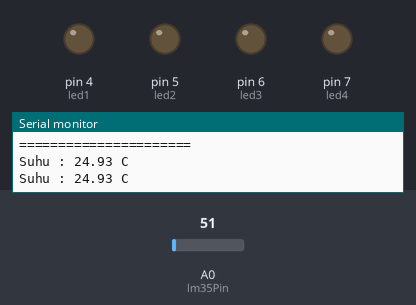
Simulated run of this sketch. Board: Arduino Uno, built with avr-gcc and run on an emulated ATmega328P. Parts: output pins drawn as LEDs (lit = HIGH), the last lines printed to the serial monitor. The test bench sets the inputs (shaded band); at power-on: A0 (lm35Pin) = 51. WiFi joins after 1.5 s; servers stay silent unless stated.

Above: at 1.5 s.
1.6 s: A0 (lm35Pin) set to 57
3.5 s: A0 (lm35Pin) set to 65
At 4.9 s:
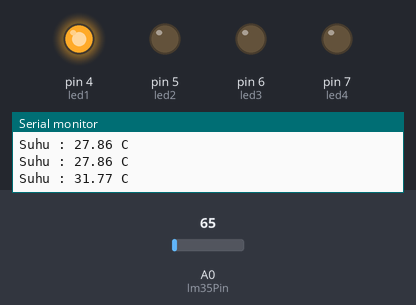
5.8 s: A0 (lm35Pin) set to 86
At 7.5 s:
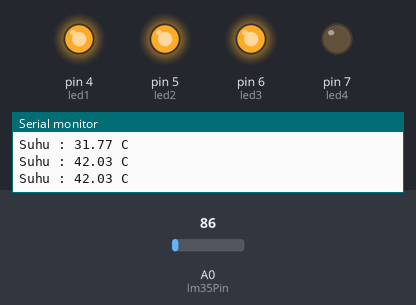
7.8 s: A0 (lm35Pin) set to 98
At 9.3 s:
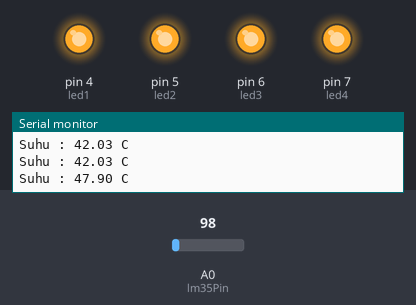
9.8 s: A0 (lm35Pin) set to 71
At 10.8 s:
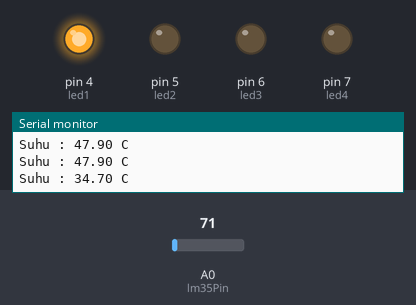
11.8 s: A0 (lm35Pin) set to 61
At 13.6 s:
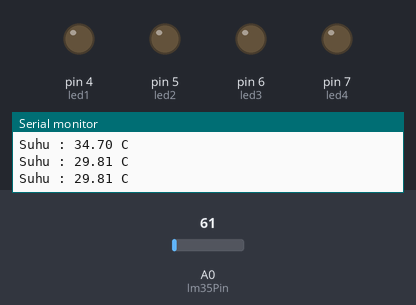
Timing chart, 0 to 14.8 s (numbered marks = the images above; inputs shaded):
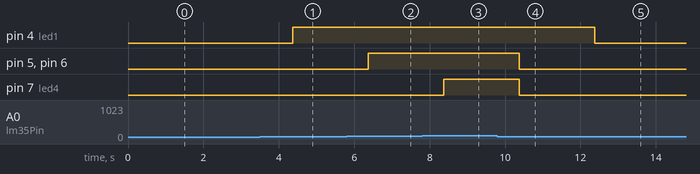

Measured:
- the behaviour switches between 61 and 62 on A0 (lm35Pin) (found by bisection; images 0 and 1)
- the behaviour switches between 92 and 93 on A0 (lm35Pin) (found by bisection; images 2 and 3)
- after the input at 3.5 s, pin 4 (led1): LOW → HIGH after 0.87 s
- after the input at 5.8 s, pin 5 (led2), pin 6 (led3): LOW → HIGH after 0.57 s
- after the input at 7.8 s, pin 7 (led4): LOW → HIGH after 0.57 s
- after the input at 9.8 s, pin 5 (led2), pin 6 (led3), pin 7 (led4): HIGH → LOW after 0.58 s
- after the input at 11.8 s, pin 4 (led1): HIGH → LOW after 0.58 s

The sketch:

Tugas13_Kelompok_IoT.ino
```cpp
#include <UIPEthernet.h>
#include <SPI.h>
#include <avr/pgmspace.h>

// ----------------------------------------
// Konfigurasi MAC dan IP Address
byte mac[] = { 0xDE, 0xAD, 0xBE, 0xEF, 0xFE, 0xED };
IPAddress ip(169, 254, 59, 4);     // IP static
IPAddress gateway(169, 254, 59, 3); // Gateway dummy (tidak wajib)

// Buat web server di port 80
EthernetServer server(80);
// ----------------------------------------

// LED Pins
const int led1 = 4;
const int led2 = 5;
const int led3 = 6;
const int led4 = 7;

// LM35 sensor pin
const int lm35Pin = A0;

// HTML Header disimpan di PROGMEM
const char headerHTML[] PROGMEM =
  "HTTP/1.1 200 OK\r\n"
  "Content-Type: text/html\r\n\r\n"
  "<html><head><title>Data Mahasiswa</title></head><body>"
  "<h2>Dibuat oleh: Kelompok</h2>"
  "<h3>Anggota 1</h3>"
  "<p>Nama: Gilang Ady Laksono</p>"
  "<p>NIM: 1462200039</p>"
  "<p>Tanggal Lahir: 22 Oktober 2002</p>"
  "<p>Email: gilangady@gmail.com</p>"
  "<h3>Anggota 2</h3>"
  "<p>Nama: Adhelia Shafira Lianjari</p>"
  "<p>NIM: 1462200225</p>"
  "<p>Tanggal Lahir: 15 Februari 2004</p>"
  "<p>Email: adhelia@gmail.com</p>";

void setup() {
  Serial.begin(9600);

  // Inisialisasi koneksi Ethernet
  Ethernet.begin(mac, ip, gateway);
  server.begin();

  // Inisialisasi pin LED
  pinMode(led1, OUTPUT);
  pinMode(led2, OUTPUT);
  pinMode(led3, OUTPUT);
  pinMode(led4, OUTPUT);

  pinMode(lm35Pin, INPUT);

  // Tampilkan informasi IP dan biodata
  Serial.println();
  Serial.print(F("IP Address : "));
  Serial.println(Ethernet.localIP());
  Serial.println();
  Serial.println(F("=== DATA MAHASISWA ==="));
  Serial.println(F("Dibuat oleh: Kelompok"));
  Serial.println();
  Serial.println(F("Anggota 1:"));
  Serial.println(F("Nama          : Gilang Ady Laksono"));
  Serial.println(F("NIM           : 1462200039"));
  Serial.println(F("Tanggal Lahir : 22 Oktober 2002"));
  Serial.println(F("Email         : gilangady@gmail.com"));
  Serial.println();
  Serial.println(F("Anggota 2:"));
  Serial.println(F("Nama          : Adhelia Shafira Lianjari"));
  Serial.println(F("NIM           : 1462200225"));
  Serial.println(F("Tanggal Lahir : 15 Februari 2004"));
  Serial.println(F("Email         : adhelia@gmail.com"));
  Serial.println(F("======================"));
}

void loop() {
  // Baca suhu dari LM35
  int adcValue = analogRead(lm35Pin);
  float voltage = adcValue * (5.0 / 1023.0);
  float temp = voltage * 100.0;

  // Tampilkan ke Serial Monitor
  Serial.print(F("Suhu : "));
  Serial.print(temp, 2);
  Serial.println(F(" C"));

  // Kontrol LED berdasarkan suhu
  digitalWrite(led1, temp > 30.0 ? HIGH : LOW);
  digitalWrite(led2, temp > 35.0 ? HIGH : LOW);
  digitalWrite(led3, temp > 40.0 ? HIGH : LOW);
  digitalWrite(led4, temp > 45.0 ? HIGH : LOW);

  // Layani permintaan dari client
  EthernetClient client = server.available();
  if (client) {
    bool currentLineIsBlank = true;
    while (client.connected()) {
      if (client.available()) {
        char c = client.read();

        // Jika header HTTP selesai (baris kosong)
        if (c == '\n' && currentLineIsBlank) {
          // Kirim HTML dari PROGMEM
          for (unsigned int i = 0; i < strlen_P(headerHTML); i++) {
            client.write(pgm_read_byte_near(headerHTML + i));
          }

          // Tampilkan suhu
          client.print(F("<h3>Suhu LM35: "));
          client.print(temp, 2);
          client.println(F(" &deg;C</h3></body></html>"));
          break;
        }

        if (c == '\n') currentLineIsBlank = true;
        else if (c != '\r') currentLineIsBlank = false;
      }
    }

    delay(1);
    client.stop();
  }

  delay(1000);
}
```
